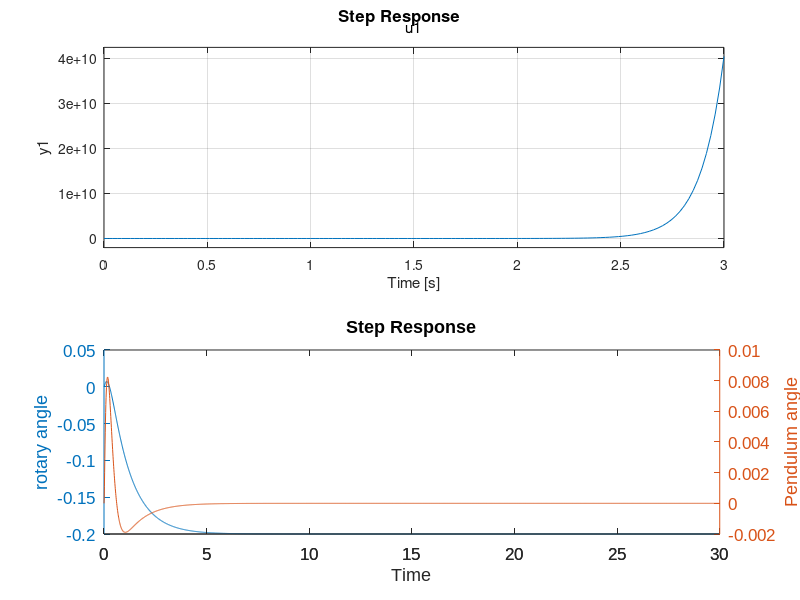

This chart was generated by the following MATLAB code:
%%%% Assigned the parameters into the system %%%%
Mp=0.127;
Lp=0.33655;
Jp=0.001198;
Jr=9.98E-04;
Lr=0.2159;
g=9.81;
Dr=0.0024;
Dp= 0.0024;
Mr = 0.257;
Kg=70;
kt= 0.0145;
km= 0.0145;
Rm=8.71;
eta_g = 0.90;
eta_m = 0.69;
K_ENC = 2 * pi / ( 4 * 1024 );
K_AMP = 1;

%%%% State Space Representation %%%%
Jt = Jr*Jp + Mp*(Lp/2)^2*Jr + Jp*Mp*Lr^2;
A = [0 0 1 0;
     0 0 0 1;
     0 Mp^2*(Lp/2)^2*Lr*g/Jt -Dr*(Jp+Mp*(Lp/2)^2)/Jt -Mp*(Lp/2)*Lr*Dp/Jt;
     0 Mp*g*(Lp/2)*(Jr+Mp*Lr^2)/Jt -Mp*(Lp/2)*Lr*Dr/Jt -Dp*(Jr+Mp*Lr^2)/Jt];
B = [0; 0; (Jp+Mp*(Lp/2)^2)/Jt; Mp*(Lp/2)*Lr/Jt];
C = eye(2,4);
D = zeros(2,1);

%%%% Add actuator dynamics %%%%

B = Kg * kt * B / Rm;
L=-Dr*(Jp+Mp*(Lp/2)^2)/Jt;
N=(Kg^2*kt*km/Rm)*B(3);
A(3,3)=L-N;

R=-Mp*(Lp/2)*Lr*Dr/Jt;
T= (Kg^2*kt*km/Rm)*B(4);
A(4,3) = R-T;

%%%% Load into state-space system %%%%

rp_sys = ss(A,B,C,D)

pole=eig(A)
step(rp_sys)
% TF=tf(rp_sys)
% [p,z] = pzmap(TF)
% [b,a] = ss2tf(A,B,C,D)
%%% Get the Transfer Function through the SS %%%
%[n,d]=ss2tf(A,B,C,D)
%G=tf(n,d)

co = ctrb(rp_sys);
controllability = rank(co)


% IMPORTANT: Make sure you run setup_rotpen.m first. You need the (A,B)
% state-space matrices.
%
%% Find Tranformation Matrix W
% Characteristic equation: s^4 + a_4*s^3 + a_3*s^2 + a_2*s + a_1
a = poly(A);
% 
% Companion matrices (Ac, Bc)
Ac = [  0 1 0 0;
        0 0 1 0;
        0 0 0 1;
        -a(5) -a(4) -a(3) -a(2)];
%
Bc = [0; 0; 0; 1];
% T=ctrb(A,B)
% Tc=ctrb(Ac,Bc);
% w=T*inv(Tc)
% Kc=K/inv(w)


zeta=0.7;
wn=4;
%K = d_balance(A,B,zeta,wn,p3,p4)
    % Location of dominant poles along real-axis
    sigma = zeta*wn;
    % Location of dominant poles along img axis (damped natural freqency)
    wd = wn*sqrt(1-zeta^2);
    % Desired poles (-30 and -40 are given)
    DP = [-sigma+1i*wd, -sigma-1i*wd, -30, -40];
    % Find control gain using Matlab pole-placement command
    K = acker(A,B,DP)
    
    eig(A-B*K)
    
    
    states = {'x' 'x_dot' 'theta' 'theta_dot'};
inputs = {'u'};
outputs = {'x'; 'theta'};

sys_ss = ss(A,B,C,D,'statename',states,'inputname',inputs,'outputname',outputs);

sysd = c2d(sys_ss,0.001);

poles = eig(A);

%co = ctrb(sys_ss);
%controllability = rank(co)

Q = [1 0 0 0;0 1 0 0;0 0 1 0;0 0 0 1];
R = 1;
klqr = lqr(A,B,Q,R)


Ac = (A-B*klqr);
Bc = B;
%Bc = (B-B*K);
Cc = C;
Dc = D;

states = {'alpha' 'alpha_dot' 'theta' 'theta_dot'};
inputs = {'vm'};
outputs = {'alpha'; 'theta'};

sys_cl = ss(Ac,Bc,Cc,Dc,'statename',states,'inputname',inputs,'outputname',outputs)
step(rp_sys)

t = 0:0.01:30;
r =0.2*ones(size(t));
[y,t,x]=lsim(sys_cl,r,t);
[AX,H1,H2] = plotyy(t,y(:,1),t,y(:,2),'plot');
set(AX,'FontName', 'Arial','FontSize',12)
set(get(AX(1),'Ylabel'),'String','rotary angle')
set(get(AX(2),'Ylabel'),'String','Pendulum angle')
title('Step Response')
xlabel('Time')

%Swing up Control
Ep=Mp*g*Lp;
epsilon = 12.0 * pi / 180;

    
